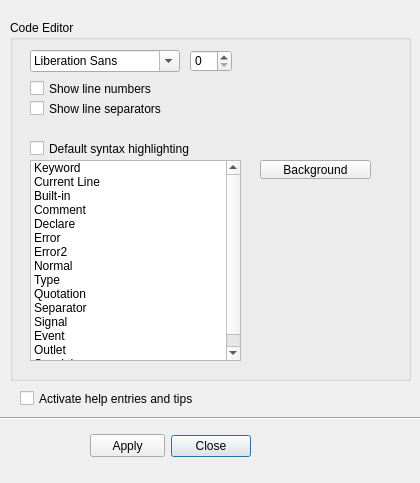
<?xml version="1.0" encoding="UTF-8"?>
<ui version="4.0">
 <class>Settings</class>
 <widget class="QDialog" name="Dialog">
  <property name="enabled">
   <bool>true</bool>
  </property>
  <property name="geometry">
   <rect>
    <x>0</x>
    <y>0</y>
    <width>420</width>
    <height>483</height>
   </rect>
  </property>
  <property name="sizePolicy">
   <sizepolicy hsizetype="Preferred" vsizetype="Preferred">
    <horstretch>0</horstretch>
    <verstretch>0</verstretch>
   </sizepolicy>
  </property>
  <property name="minimumSize">
   <size>
    <width>420</width>
    <height>483</height>
   </size>
  </property>
  <property name="maximumSize">
   <size>
    <width>420</width>
    <height>483</height>
   </size>
  </property>
  <property name="windowTitle">
   <string>Preferences</string>
  </property>
  <property name="sizeGripEnabled">
   <bool>false</bool>
  </property>
  <property name="modal">
   <bool>true</bool>
  </property>
  <widget class="QDialogButtonBox" name="buttonBox">
   <property name="geometry">
    <rect>
     <x>90</x>
     <y>430</y>
     <width>241</width>
     <height>32</height>
    </rect>
   </property>
   <property name="orientation">
    <enum>Qt::Horizontal</enum>
   </property>
   <property name="standardButtons">
    <set>QDialogButtonBox::Close</set>
   </property>
   <property name="centerButtons">
    <bool>true</bool>
   </property>
  </widget>
  <widget class="Line" name="line">
   <property name="geometry">
    <rect>
     <x>0</x>
     <y>410</y>
     <width>421</width>
     <height>16</height>
    </rect>
   </property>
   <property name="orientation">
    <enum>Qt::Horizontal</enum>
   </property>
  </widget>
  <widget class="QGroupBox" name="groupBox">
   <property name="geometry">
    <rect>
     <x>10</x>
     <y>20</y>
     <width>401</width>
     <height>361</height>
    </rect>
   </property>
   <property name="title">
    <string>Code Editor</string>
   </property>
   <widget class="QFontComboBox" name="fontComboBox">
    <property name="geometry">
     <rect>
      <x>20</x>
      <y>30</y>
      <width>150</width>
      <height>22</height>
     </rect>
    </property>
   </widget>
   <widget class="QSpinBox" name="spinBox">
    <property name="geometry">
     <rect>
      <x>180</x>
      <y>30</y>
      <width>42</width>
      <height>22</height>
     </rect>
    </property>
   </widget>
   <widget class="QCheckBox" name="Showlinenumbers">
    <property name="geometry">
     <rect>
      <x>20</x>
      <y>60</y>
      <width>201</width>
      <height>17</height>
     </rect>
    </property>
    <property name="text">
     <string>Show line numbers</string>
    </property>
   </widget>
   <widget class="QListWidget" name="listWidget">
    <property name="geometry">
     <rect>
      <x>20</x>
      <y>140</y>
      <width>211</width>
      <height>201</height>
     </rect>
    </property>
    <item>
     <property name="text">
      <string>Keyword</string>
     </property>
    </item>
    <item>
     <property name="text">
      <string>Current Line</string>
     </property>
    </item>
    <item>
     <property name="text">
      <string>Built-in</string>
     </property>
    </item>
    <item>
     <property name="text">
      <string>Comment</string>
     </property>
    </item>
    <item>
     <property name="text">
      <string>Declare</string>
     </property>
    </item>
    <item>
     <property name="text">
      <string>Error</string>
     </property>
    </item>
    <item>
     <property name="text">
      <string>Error2</string>
     </property>
    </item>
    <item>
     <property name="text">
      <string>Normal</string>
     </property>
    </item>
    <item>
     <property name="text">
      <string>Type</string>
     </property>
    </item>
    <item>
     <property name="text">
      <string>Quotation</string>
     </property>
    </item>
    <item>
     <property name="text">
      <string>Separator</string>
     </property>
    </item>
    <item>
     <property name="text">
      <string>Signal</string>
     </property>
    </item>
    <item>
     <property name="text">
      <string>Event</string>
     </property>
    </item>
    <item>
     <property name="text">
      <string>Outlet</string>
     </property>
    </item>
    <item>
     <property name="text">
      <string>Special</string>
     </property>
    </item>
   </widget>
   <widget class="QCheckBox" name="DefaultSyntaxHighlighting">
    <property name="geometry">
     <rect>
      <x>20</x>
      <y>120</y>
      <width>211</width>
      <height>17</height>
     </rect>
    </property>
    <property name="text">
     <string>Default syntax highlighting</string>
    </property>
   </widget>
   <widget class="QCheckBox" name="Showlineseparators">
    <property name="geometry">
     <rect>
      <x>20</x>
      <y>80</y>
      <width>201</width>
      <height>17</height>
     </rect>
    </property>
    <property name="text">
     <string>Show line separators</string>
    </property>
   </widget>
   <widget class="QPushButton" name="pbBackground">
    <property name="geometry">
     <rect>
      <x>250</x>
      <y>140</y>
      <width>111</width>
      <height>19</height>
     </rect>
    </property>
    <property name="text">
     <string>Background</string>
    </property>
    <property name="checkable">
     <bool>false</bool>
    </property>
    <property name="checked">
     <bool>false</bool>
    </property>
   </widget>
  </widget>
  <widget class="QPushButton" name="pushButton">
   <property name="geometry">
    <rect>
     <x>90</x>
     <y>434</y>
     <width>75</width>
     <height>23</height>
    </rect>
   </property>
   <property name="text">
    <string>Apply</string>
   </property>
  </widget>
  <widget class="QCheckBox" name="activateHelp">
   <property name="geometry">
    <rect>
     <x>20</x>
     <y>390</y>
     <width>181</width>
     <height>17</height>
    </rect>
   </property>
   <property name="text">
    <string>Activate help entries and tips</string>
   </property>
  </widget>
 </widget>
 <resources>
  <include location="res.qrc"/>
 </resources>
 <connections>
  <connection>
   <sender>buttonBox</sender>
   <signal>accepted()</signal>
   <receiver>Dialog</receiver>
   <slot>accept()</slot>
   <hints>
    <hint type="sourcelabel">
     <x>248</x>
     <y>254</y>
    </hint>
    <hint type="destinationlabel">
     <x>157</x>
     <y>274</y>
    </hint>
   </hints>
  </connection>
  <connection>
   <sender>buttonBox</sender>
   <signal>rejected()</signal>
   <receiver>Dialog</receiver>
   <slot>reject()</slot>
   <hints>
    <hint type="sourcelabel">
     <x>316</x>
     <y>260</y>
    </hint>
    <hint type="destinationlabel">
     <x>286</x>
     <y>274</y>
    </hint>
   </hints>
  </connection>
 </connections>
</ui>
